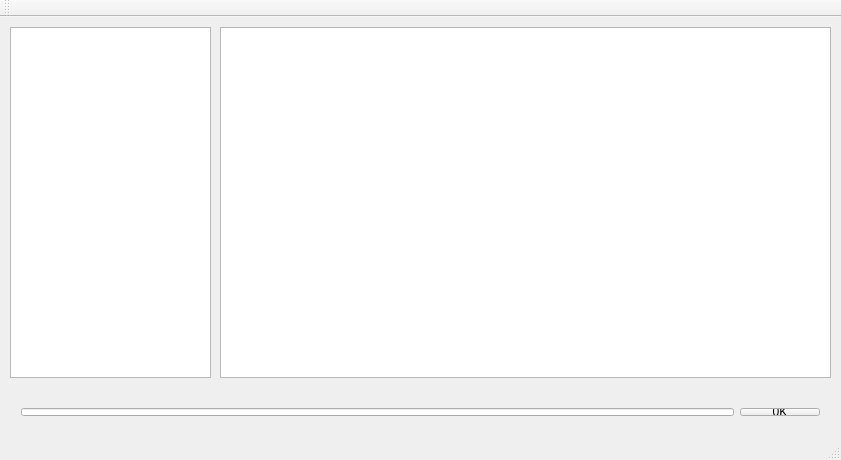
<?xml version="1.0" encoding="UTF-8"?>
<ui version="4.0">
 <class>MainWindow</class>
 <widget class="QMainWindow" name="MainWindow">
  <property name="geometry">
   <rect>
    <x>0</x>
    <y>0</y>
    <width>841</width>
    <height>460</height>
   </rect>
  </property>
  <property name="windowTitle">
   <string>MainWindow</string>
  </property>
  <widget class="QWidget" name="centralWidget">
   <widget class="QListView" name="v_tableList">
    <property name="geometry">
     <rect>
      <x>10</x>
      <y>10</y>
      <width>201</width>
      <height>351</height>
     </rect>
    </property>
   </widget>
   <widget class="QTableView" name="v_curTable">
    <property name="geometry">
     <rect>
      <x>220</x>
      <y>10</y>
      <width>611</width>
      <height>351</height>
     </rect>
    </property>
   </widget>
   <widget class="QWidget" name="">
    <property name="geometry">
     <rect>
      <x>10</x>
      <y>380</y>
      <width>821</width>
      <height>30</height>
     </rect>
    </property>
    <layout class="QHBoxLayout" name="horizontalLayout">
     <item>
      <widget class="QLineEdit" name="v_queryInput"/>
     </item>
     <item>
      <widget class="QPushButton" name="v_ok">
       <property name="text">
        <string>0K</string>
       </property>
      </widget>
     </item>
    </layout>
   </widget>
  </widget>
  <widget class="QToolBar" name="mainToolBar">
   <attribute name="toolBarArea">
    <enum>TopToolBarArea</enum>
   </attribute>
   <attribute name="toolBarBreak">
    <bool>false</bool>
   </attribute>
  </widget>
  <widget class="QStatusBar" name="statusBar"/>
 </widget>
 <layoutdefault spacing="6" margin="11"/>
 <resources/>
 <connections/>
</ui>
